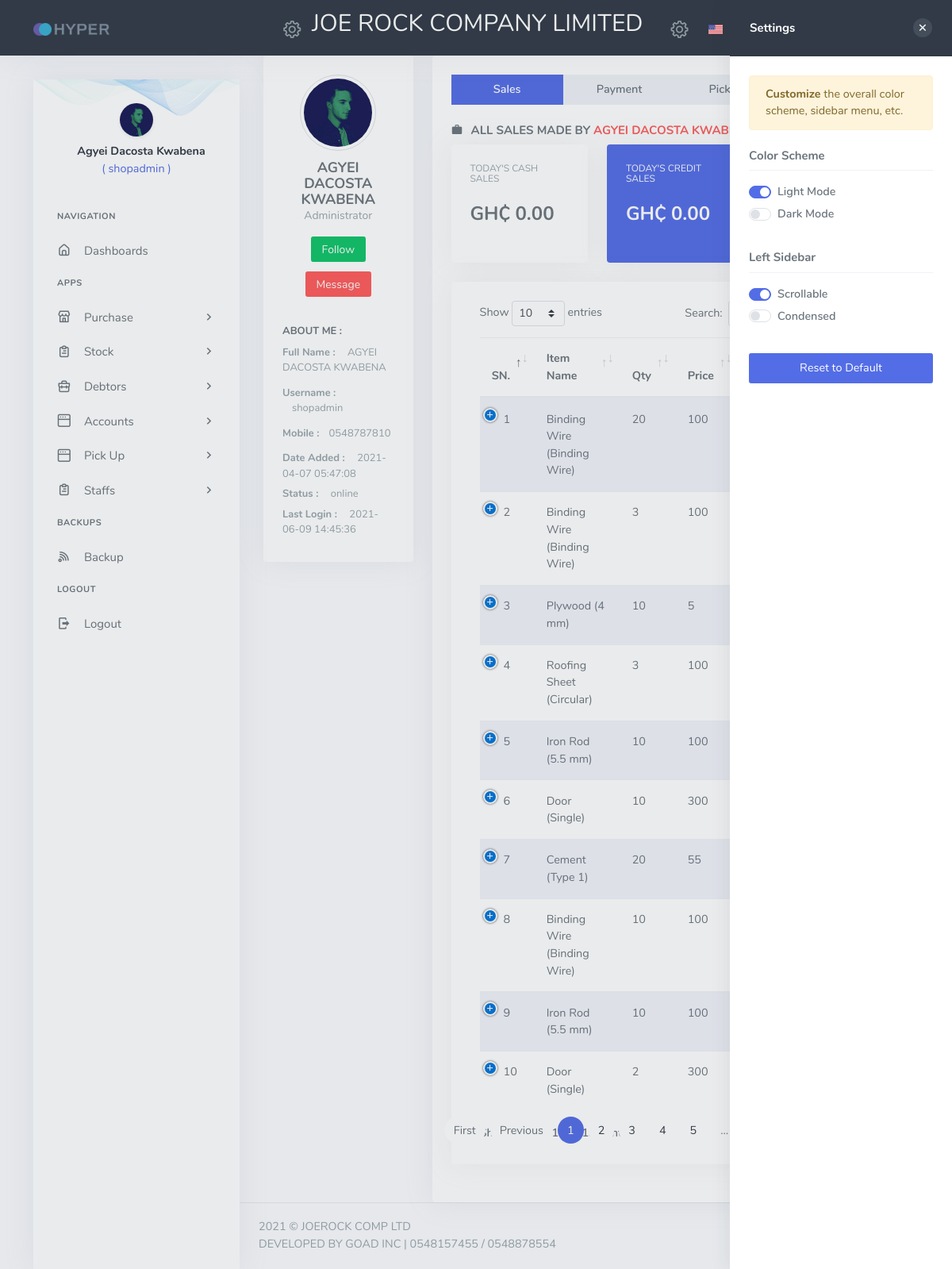
Page /.login-success.all-staff-info-apps-products.java.css.js.app.xml.joerock.paydac (signed in) on the earlier database version.
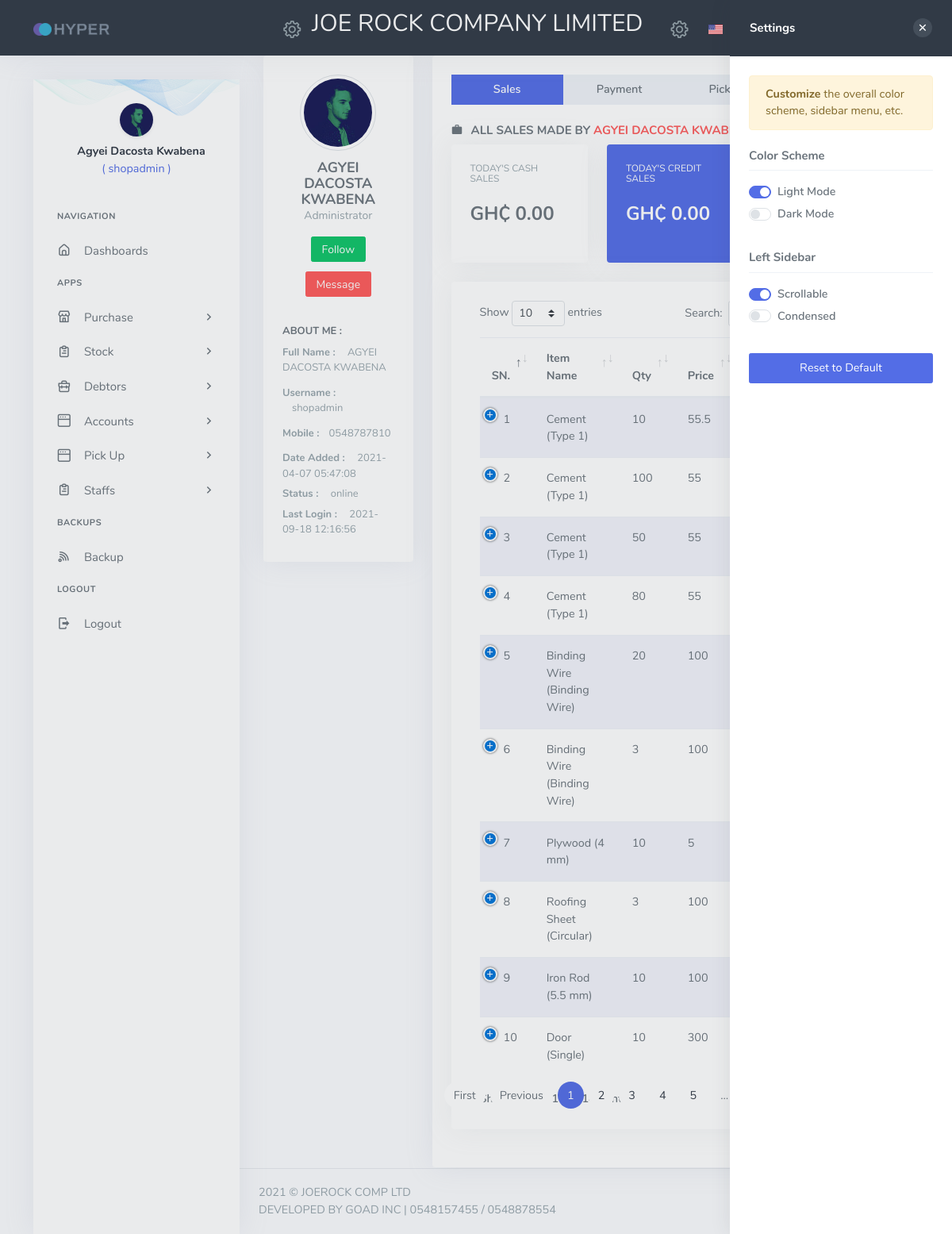
Same page on the later database version.
### tables this page shows
CREATE TABLE `staff` (
  `id` int(11) NOT NULL AUTO_INCREMENT,
  `staffID` varchar(50) NOT NULL,
  `username` varchar(50) NOT NULL,
  `password` varchar(100) NOT NULL,
  `real_password` varchar(100) NOT NULL,
  `fullname` varchar(200) NOT NULL,
  `role` varchar(50) NOT NULL,
  `mobile` varchar(20) NOT NULL,
  `sdate_added` timestamp NOT NULL DEFAULT current_timestamp(),
  `last_login` varchar(100) NOT NULL,
  `sstatus` varchar(50) NOT NULL,
  `confirm` varchar(3) NOT NULL DEFAULT 'no',
  `active` varchar(3) NOT NULL DEFAULT 'yes',
  PRIMARY KEY (`id`)
);

CREATE TABLE `daily_sales` (
  `id` int(11) NOT NULL AUTO_INCREMENT,
  `customer_id` varchar(50) NOT NULL,
  `itemid` varchar(20) NOT NULL,
  `itemname` varchar(100) NOT NULL,
  `itemprice` varchar(50) NOT NULL,
  `quantity` varchar(50) NOT NULL,
  `total` varchar(100) NOT NULL,
  `receipt_no` varchar(100) NOT NULL,
  `theDate` varchar(50) NOT NULL,
  `status` varchar(20) NOT NULL,
  `pickup` varchar(3) NOT NULL DEFAULT 'yes',
  `date_added` timestamp NOT NULL DEFAULT current_timestamp(),
  `staff` varchar(100) NOT NULL,
  `active` varchar(3) NOT NULL DEFAULT 'yes',
  PRIMARY KEY (`id`)
);

### cores/session.php (called while the page is built, shortened)
<?php
if (!isset($_SESSION["login_session"]) ){
	$login_session="";
}else{
	$login_session = $_SESSION["login_session"];
}
		?>

### inc/Staffs/view_staff_info.php (the view, shortened to what the changed rows need)
<?php
    $queryInfo22 = mysqli_query($conn, "SELECT * FROM staff WHERE id='$login_session' AND active='yes' AND confirm='yes' ");
    $fetch =mysqli_fetch_assoc($queryInfo22);
    $username = $fetch["username"];
    $fullname = $fetch["fullname"];
    $roleDB = $fetch["role"];
    $mobile = $fetch["mobile"];
    $status = $fetch["sstatus"];
    $sdate_added = $fetch["sdate_added"];
    $last_login = $fetch["last_login"];
    if ($roleDB==="1") {
        $role = "Administrator";
    } else {
        $role = "Staff";
    }
  ?>
<div class="row">
  <div class="col-xl-4 col-lg-3">
      <div class="card text-center">
          <div class="card-body">
              <img src="assets/images/users/avatar-1.jpg" class="rounded-circle avatar-lg img-thumbnail"
              alt="profile-image">
              <h4 class="mb-0 mt-2"><?php echo strtoupper($fullname) ?></h4>
              <p class="text-muted font-14"><?php echo $role ?></p>
              <button type="button" class="btn btn-success btn-sm mb-2">Follow</button>
              <button type="button" class="btn btn-danger btn-sm mb-2">Message</button>
              <div class="text-left mt-3">
                  <h4 class="font-13 text-uppercase">About Me :</h4>
                  <p class="text-muted mb-2 font-13"><strong>Full Name :</strong> <span class="ml-2"><?php echo strtoupper($fullname) ?></span></p>
                      <p class="text-muted mb-2 font-13"><strong>Username :</strong> <span class="ml-2 "><?php echo $username ?></span></p>
                  <p class="text-muted mb-2 font-13"><strong>Mobile :</strong><span class="ml-2"><?php echo $mobile ?></span></p>
                  <p class="text-muted mb-1 font-13"><strong>Date Added :</strong> <span class="ml-2"><?php echo $sdate_added ?></span></p>
                  <p class="text-muted mb-1 font-13"><strong>Status :</strong> <span class="ml-2"><?php echo $status ?></span></p>
                  <p class="text-muted mb-1 font-13"><strong>Last Login :</strong> <span class="ml-2"><?php echo $last_login ?></span></p>
              </div>
          </div>
      </div>
  </div>
  <div class="col-xl-8 col-lg-9">
      <div class="card">
          <div class="card-body">
              <ul class="nav nav-pills bg-nav-pills nav-justified mb-3">
                  <li class="nav-item">
                      <a href="#Sales" data-toggle="tab" aria-expanded="false" class="nav-link rounded-0 active">
                          Sales
                      </a>
                  </li>
                  <li class="nav-item">
                      <a href="#Payment" data-toggle="tab" aria-expanded="true" class="nav-link rounded-0 ">
                          Payment
                      </a>
                  </li>
                   <li class="nav-item">
                      <a href="#PickUps" data-toggle="tab" aria-expanded="true" class="nav-link rounded-0 ">
                          Pick Ups
                      </a>
                  </li>
                  <li class="nav-item">
                      <a href="#settings" data-toggle="tab" aria-expanded="false" class="nav-link rounded-0">
                      </a>
                  </li>
              </ul>
              <div class="tab-content">
                  <div class="tab-pane active" id="Sales">
                      <h5 class="text-uppercase"><i class="mdi mdi-briefcase mr-1"></i>
                          ALL SALES MADE BY <span class="text-danger"><?php echo strtoupper($fullname) ?></span> </h5>
                    <?php
                      $tdate = date("Y-m-d");
                      $getCashTtl = mysqli_query($conn, "SELECT SUM(total) AS total FROM daily_sales WHERE active='yes' AND theDate='$tdate'   ");
                      $getRow2 = mysqli_fetch_assoc($getCashTtl);
                      $totalAmountCS = $getRow2["total"];
                      $getCreSales = mysqli_query($conn, "SELECT SUM(amount_paying) AS amount_paying FROM pay_debt WHERE active='yes' AND date_paid='$tdate'   ");
                      $getRow3 = mysqli_fetch_assoc($getCreSales);
                      $totalAmountCRS = $getRow3["amount_paying"];
                      $totalRevenue = $totalAmountCS + $totalAmountCRS;
                     ?>
            <div class="row">
              <div class="col-xl-3 col-lg-4">
                  <div class="card widget-flat">
                      <div class="card-body">
                          <h6 class="text-muted font-weight-normal mt-0" title="TODAY'S CASH SALES">TODAY'S CASH SALES</h6>
                          <h3 class="mt-3 mb-3"> GH&#8373; <?php echo number_format($totalAmountCS,2) ?>  </h3>
                      </div>
                  </div>
              </div>
              <div class="col-xl-3 col-lg-4">
                  <div class="card widget-flat bg-primary text-white">
                      <div class="card-body">
                          <h6 class=" font-weight-normal mt-0 text-white" title="TODAY'S CREDIT SALES">TODAY'S CREDIT SALES</h6>
                          <h3 class="mt-3 mb-3">GH&#8373; <?php echo number_format($totalAmountCRS,2) ?></h3>
                      </div>
                  </div>
              </div>
              <div class="col-xl-3 col-lg-4">
                  <div class="card widget-flat bg-success text-white">
                      <div class="card-body">
                          <h6 class="text-uppercase mt-0" title="Customers">TODAY'S REVENUE</h6>
                          <h3 class="mt-3 mb-3">GH&#8373; <?php echo number_format($totalRevenue,2) ?></h3>
                      </div>
                  </div>
              </div>
            </div>
             <div class="row">
                    <div class="col-12">
                        <div class="card">
                          <div class="card-body">
                              <div class="col-lg-12">
                              <table id="alternative-page-datatable" class="display table dt-responsive  table-striped">
                              <thead>
                                  <tr>
                                      <th>SN.</th>
                                      <th>Item Name</th>
                                      <th>Qty</th>
                                      <th>Price</th>
                                      <th>Total</th>
                                      <th>Status</th>
                                  </tr>
                              </thead>
                              <tbody>
                              <?php
                                  $no=1;
                                $seleDail = mysqli_query($conn, "SELECT  ds.*, stf.* FROM daily_sales ds, staff stf
                               WHERE ds.staff = stf.id
                               AND ds.active = 'yes'
                               AND stf.active = 'yes'
                               AND ds.staff = '$login_session'
                                ORDER BY ds.id DESC
                                 ");
                                if (mysqli_num_rows($seleDail) > 0) {
                                 while ($gett = mysqli_fetch_assoc($seleDail)) {
                                 $itemname = $gett["itemname"];
                                 $itemprice = $gett["itemprice"];
                                 $quantity = $gett["quantity"];
                                 $total = $gett["total"];
                                 $status = $gett["status"];
                                 $pickup = $gett["pickup"];
                                 $DBdate_added = $gett["date_added"];
                                 $staff = $gett["fullname"];
                                 echo "
                                  <tr>
                                      <td>$no</td>
                                      <td>$itemname</td>
                                      <td>$quantity</td>
                                      <td>$itemprice</td>
                                      <td>$total</td>
                                      <td>$status</td>
                                      <td>$pickup</td>
                                      <td>$DBdate_added</td>
                                      <td>$staff</td>
                                  </tr>
                                 ";
                                 $no++;
                              }
                                } else {
                                  echo "No Data Yet";
                                }
                               ?>
                              </tbody>
                      </table>
                    </div>
                        </div>
                    </div>
                    </div>
              </div>
      </div>
              </div>
          </div>
      </div>
  </div>
</div>

### left_side_bar.php (shortened to what the changed rows need)
<div class="left-side-menu left-side-menu-detached">
                   <div class="leftbar-user">
                       <a href="javascript: void(0);">
                           <img src="assets/images/users/avatar-1.jpg" alt="user-image" height="42" class="rounded-circle shadow-sm">
                           <span class="leftbar-user-name"><?php echo $fullname ?></span>
                           <span class="account-position"> ( <?php echo $username ?> ) </span>
                       </a>
                   </div>
               </div>

Differences in the rows shown:
no longer on this page (row unchanged): daily_sales: itemname "Cement (Type 1)", quantity "20", itemprice "55"
no longer on this page (row unchanged): daily_sales: itemname "Binding Wire (Binding Wire)", quantity "10", itemprice "100"
no longer on this page (row unchanged): daily_sales: itemname "Iron Rod (5.5 mm)", quantity "10", itemprice "100"
no longer on this page (row unchanged): daily_sales: itemname "Door (Single)", quantity "2", itemprice "300"
changed staff "AGYEI DACOSTA KWABENA": last_login "2021-06-09 14:45:36" → "2021-09-18 12:16:56"
added daily_sales: itemname "Cement (Type 1)", quantity "10", itemprice "55.5"
added daily_sales: itemname "Cement (Type 1)", quantity "100", itemprice "55"
added daily_sales: itemname "Cement (Type 1)", quantity "50", itemprice "55"
added daily_sales: itemname "Cement (Type 1)", quantity "80", itemprice "55"
